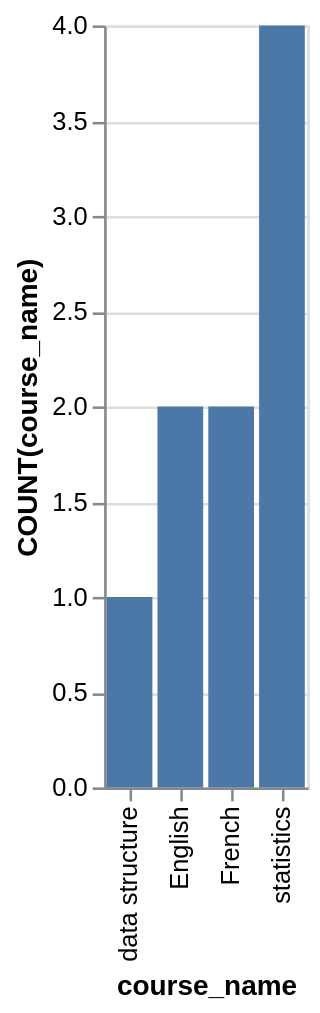

The Vega-Lite source for this figure:
### Vega-Lite specification from a JSON file in a GitHub repository (floating-point values rounded to 4 significant figures)
{"data": {"values": [{"x_data": "data structure", "y_data": 1}, {"x_data": "English", "y_data": 2}, {"x_data": "French", "y_data": 2}, {"x_data": "statistics", "y_data": 4}]}, "mark": "bar", "encoding": {"x": {"field": "x_data", "type": "nominal", "title": "course_name", "sort": {"op": "sum", "field": "y_data", "order": "ascending"}}, "y": {"field": "y_data", "type": "quantitative", "title": "COUNT(course_name)"}}}
